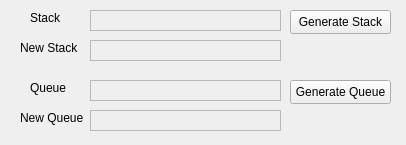
<?xml version="1.0" encoding="UTF-8"?>
<ui version="4.0">
 <class>task4</class>
 <widget class="QWidget" name="task4">
  <property name="geometry">
   <rect>
    <x>0</x>
    <y>0</y>
    <width>406</width>
    <height>145</height>
   </rect>
  </property>
  <property name="windowTitle">
   <string>Form</string>
  </property>
  <widget class="QLabel" name="Oldst">
   <property name="geometry">
    <rect>
     <x>90</x>
     <y>10</y>
     <width>191</width>
     <height>21</height>
    </rect>
   </property>
   <property name="frameShape">
    <enum>QFrame::StyledPanel</enum>
   </property>
   <property name="text">
    <string/>
   </property>
  </widget>
  <widget class="QLabel" name="Newst">
   <property name="geometry">
    <rect>
     <x>90</x>
     <y>40</y>
     <width>191</width>
     <height>21</height>
    </rect>
   </property>
   <property name="frameShape">
    <enum>QFrame::StyledPanel</enum>
   </property>
   <property name="text">
    <string/>
   </property>
  </widget>
  <widget class="QLabel" name="Oldqu">
   <property name="geometry">
    <rect>
     <x>90</x>
     <y>80</y>
     <width>191</width>
     <height>21</height>
    </rect>
   </property>
   <property name="frameShape">
    <enum>QFrame::StyledPanel</enum>
   </property>
   <property name="text">
    <string/>
   </property>
  </widget>
  <widget class="QLabel" name="Newqu">
   <property name="geometry">
    <rect>
     <x>90</x>
     <y>110</y>
     <width>191</width>
     <height>21</height>
    </rect>
   </property>
   <property name="frameShape">
    <enum>QFrame::StyledPanel</enum>
   </property>
   <property name="text">
    <string/>
   </property>
  </widget>
  <widget class="QPushButton" name="GenSt">
   <property name="geometry">
    <rect>
     <x>290</x>
     <y>10</y>
     <width>101</width>
     <height>24</height>
    </rect>
   </property>
   <property name="text">
    <string>Generate Stack</string>
   </property>
  </widget>
  <widget class="QPushButton" name="GenQu">
   <property name="geometry">
    <rect>
     <x>290</x>
     <y>80</y>
     <width>101</width>
     <height>24</height>
    </rect>
   </property>
   <property name="text">
    <string>Generate Queue</string>
   </property>
  </widget>
  <widget class="QLabel" name="label_5">
   <property name="geometry">
    <rect>
     <x>20</x>
     <y>40</y>
     <width>61</width>
     <height>16</height>
    </rect>
   </property>
   <property name="text">
    <string>New Stack</string>
   </property>
  </widget>
  <widget class="QLabel" name="label_6">
   <property name="geometry">
    <rect>
     <x>30</x>
     <y>10</y>
     <width>49</width>
     <height>16</height>
    </rect>
   </property>
   <property name="text">
    <string>Stack</string>
   </property>
  </widget>
  <widget class="QLabel" name="label_7">
   <property name="geometry">
    <rect>
     <x>30</x>
     <y>80</y>
     <width>61</width>
     <height>16</height>
    </rect>
   </property>
   <property name="text">
    <string>Queue</string>
   </property>
  </widget>
  <widget class="QLabel" name="label_8">
   <property name="geometry">
    <rect>
     <x>20</x>
     <y>110</y>
     <width>71</width>
     <height>16</height>
    </rect>
   </property>
   <property name="text">
    <string>New Queue</string>
   </property>
  </widget>
 </widget>
 <resources/>
 <connections/>
</ui>
